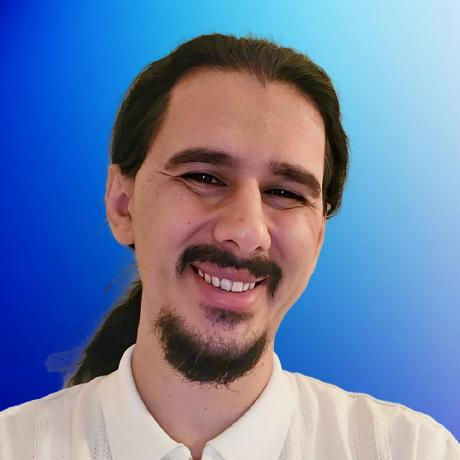
#> input picture assets/readme/portrait.jpg, 460 x 460 px
$ python generate.py out.png
#> lines starting #> are read from the running program, lines starting #| are printed output that depends on the picture
"""Generate animated README SVGs (light + dark) for the GitHub profile.

GitHub renders SVGs as <img>: CSS animations work, scripts and web fonts do not,
so everything uses system font stacks and pure CSS keyframes.
"""
import pathlib
import sys

OUT = pathlib.Path(sys.argv[1])
OUT.mkdir(parents=True, exist_ok=True)

SANS = "-apple-system, BlinkMacSystemFont, 'Segoe UI', 'Helvetica Neue', Helvetica, Arial, sans-serif"
MONO = "ui-monospace, SFMono-Regular, 'JetBrains Mono', 'Cascadia Code', Menlo, Consolas, monospace"

THEMES = {
    "dark": dict(bg="#0a0b0e", panel="#101217", line="#1d2028", line2="#2c313c", ink="#eef1f6", ink2="#a8afbd",
                 ink3="#6f7787", accent="#4d7cff", signal="#4d7cff", ok="#4d7cff", bar="#4d7cff", dot="#1d2028",
                 face="#dfe5f2", chipink="#ffffff", light=False),
    "light": dict(bg="#f7f8fa", panel="#ffffff", line="#e3e6eb", line2="#c9ced7", ink="#0d1017", ink2="#3a4150",
                  ink3="#6b7383", accent="#2753f5", signal="#2753f5", ok="#2753f5", bar="#2753f5", dot="#e3e6eb",
                  face="#1a1f2b", chipink="#ffffff", light=True),
}

REDUCED = """
@media (prefers-reduced-motion: reduce) {
  * { animation-duration: 0.001s !important; animation-iteration-count: 1 !important; animation-delay: 0s !important; }
}"""


def halftone(t, size=288, n=56):
    """Portrait as a dot matrix: radius from brightness, edge dots in the accent colour."""
    from PIL import Image

    img = Image.open(pathlib.Path(__file__).with_name("portrait.jpg")).convert("RGB").resize((n, n), Image.LANCZOS)
    px = img.load()
    lum = [[(0.299 * px[x, y][0] + 0.587 * px[x, y][1] + 0.114 * px[x, y][2]) / 255 for x in range(n)] for y in range(n)]
    bg = [[px[x, y][2] > px[x, y][0] * 1.25 and px[x, y][2] > 90 for x in range(n)] for y in range(n)]

    def L(x, y):
        return lum[min(n - 1, max(0, y))][min(n - 1, max(0, x))]

    step = size / n
    rows = []
    for y in range(n):
        dots = []
        for x in range(n):
            nb = sum(bg[min(n - 1, max(0, y + dy))][min(n - 1, max(0, x + dx))] for dy in (-1, 0, 1) for dx in (-1, 0, 1))
            if bg[y][x] or nb >= 6:  # backdrop, or an isolated speck next to it
                continue
            gx = L(x + 1, y) - L(x - 1, y)
            gy = L(x, y + 1) - L(x, y - 1)
            edge = (gx * gx + gy * gy) ** 0.5
            v = (1 - lum[y][x]) if t["light"] else lum[y][x]
            r = 0.3 + v * step * 0.48
            fill = t["accent"] if edge > 0.22 else t["face"]
            dots.append(f'<circle cx="{x * step + step / 2:.1f}" cy="{y * step + step / 2:.1f}" r="{r:.2f}" fill="{fill}"/>')
        rows.append(f'<g class="row" style="animation-delay:{y * 0.015:.3f}s">{"".join(dots)}</g>')
    return "".join(rows)


def header(t):
    W, H = 1200, 360
    S = 288
    ox, oy = 56, 36
    return f"""<svg xmlns="http://www.w3.org/2000/svg" width="{W}" height="{H}" viewBox="0 0 {W} {H}" role="img" aria-label="Onuralp Sezer, Senior Machine Learning Engineer at Ultralytics">
<style>
  .mono {{ font-family: {MONO}; }}
  .sans {{ font-family: {SANS}; }}
  .row {{ opacity: 0; animation: fade .5s ease-out forwards; }}
  .fade {{ opacity: 0; animation: fade .6s ease-out forwards; }}
  .d1 {{ animation-delay: .5s; }} .d2 {{ animation-delay: .7s; }} .d3 {{ animation-delay: .9s; }} .d4 {{ animation-delay: 1.1s; }}
  .box {{ stroke-dasharray: 1100; stroke-dashoffset: 1100; animation: draw 1s cubic-bezier(.2,.7,.2,1) 1.3s forwards; }}
  .tag {{ opacity: 0; animation: fade .3s ease-out 2.2s forwards; }}
  @keyframes fade {{ to {{ opacity: 1; }} }}
  @keyframes draw {{ to {{ stroke-dashoffset: 0; }} }}
  {REDUCED}
</style>
<rect width="{W}" height="{H}" rx="16" fill="{t['bg']}"/>
<rect x="0.5" y="0.5" width="{W - 1}" height="{H - 1}" rx="16" fill="none" stroke="{t['line']}"/>

<g transform="translate({ox} {oy})">{halftone(t, S)}</g>

<!-- detection box around the face -->
<rect class="box" x="{ox + 50}" y="{oy + 14}" width="{S - 92}" height="{S - 14}" fill="none" stroke="{t['accent']}" stroke-width="2.5"/>
<g class="tag">
  <rect x="{ox + 49}" y="{oy - 10}" width="112" height="24" fill="{t['accent']}"/>
  <text class="mono" x="{ox + 58}" y="{oy + 7}" font-size="13" font-weight="600" fill="{t['chipink']}">person 0.87</text>
</g>

<g transform="translate(420 0)">
  <text class="mono fade d1" x="0" y="104" font-size="14" fill="{t['accent']}">Senior ML Engineer · Ultralytics</text>
  <text class="sans fade d2" x="-3" y="166" font-size="58" font-weight="700" letter-spacing="-2" fill="{t['ink']}">Onuralp Sezer</text>
  <text class="sans fade d3" x="0" y="212" font-size="22" fill="{t['ink2']}">I work on YOLO and the software that runs it:</text>
  <text class="sans fade d3" x="0" y="242" font-size="22" fill="{t['ink2']}">research, training, and a Rust runtime for GPUs, phones and the web.</text>
  <g class="fade d4" font-size="13">
    <rect x="0" y="272" width="104" height="30" rx="15" fill="none" stroke="{t['line2']}"/>
    <text class="mono" x="52" y="292" text-anchor="middle" fill="{t['ink2']}">YOLO R&amp;D</text>
    <rect x="114" y="272" width="166" height="30" rx="15" fill="none" stroke="{t['line2']}"/>
    <text class="mono" x="197" y="292" text-anchor="middle" fill="{t['ink2']}">VLMs · embeddings</text>
    <rect x="290" y="272" width="166" height="30" rx="15" fill="none" stroke="{t['line2']}"/>
    <text class="mono" x="373" y="292" text-anchor="middle" fill="{t['ink2']}">PyTorch · ExecuTorch</text>
    <rect x="466" y="272" width="150" height="30" rx="15" fill="none" stroke="{t['line2']}"/>
    <text class="mono" x="541" y="292" text-anchor="middle" fill="{t['ink2']}">Fedora since 2011</text>
  </g>
</g>
</svg>
"""


def pipeline(t):
    W, H = 1200, 210
    stages = [
        ("data", "Datasets", "images · labels"),
        ("train", "PyTorch", "Ultralytics YOLO"),
        ("export", "ONNX", "ONNXSlim"),
        ("optimize", "TensorRT", "ExecuTorch · ncnn"),
        ("deploy", "Rust · Edge", "crates.io · npm"),
    ]
    n = len(stages)
    bw, bh, gap = 196, 104, 40
    x0 = (W - (n * bw + (n - 1) * gap)) / 2
    y0 = 70
    parts = []
    for i, (k, title, sub) in enumerate(stages):
        x = x0 + i * (bw + gap)
        last = i == n - 1
        stroke = t["signal"] if last else t["line2"]
        parts.append(f"""
  <g class="stage" style="animation-delay:{i * 0.9:.1f}s">
    <rect x="{x}" y="{y0}" width="{bw}" height="{bh}" rx="12" fill="{t['panel']}" stroke="{stroke}" stroke-width="{1.5 if last else 1}"/>
    <rect class="hl" x="{x}" y="{y0}" width="{bw}" height="{bh}" rx="12" fill="none" stroke="{t['signal']}" stroke-width="2" style="animation-delay:{i * 0.9:.1f}s"/>
    <text class="mono" x="{x + 18}" y="{y0 + 30}" font-size="12" fill="{t['signal'] if last else t['ink3']}">{i + 1:02d} {k}</text>
    <text class="sans" x="{x + 18}" y="{y0 + 62}" font-size="21" font-weight="650" fill="{t['ink']}">{title}</text>
    <text class="mono" x="{x + 18}" y="{y0 + 86}" font-size="12" fill="{t['ink3']}">{sub}</text>
  </g>""")
        if not last:
            lx1, lx2, ly = x + bw, x + bw + gap, y0 + bh / 2
            parts.append(f"""
  <line x1="{lx1}" y1="{ly}" x2="{lx2}" y2="{ly}" stroke="{t['line2']}" stroke-width="2"/>
  <line class="flow" x1="{lx1}" y1="{ly}" x2="{lx2}" y2="{ly}" stroke="{t['accent']}" stroke-width="2" style="animation-delay:{i * 0.9 + 0.45:.2f}s"/>
  <path d="M{lx2 - 7} {ly - 5} L{lx2} {ly} L{lx2 - 7} {ly + 5}" fill="none" stroke="{t['line2']}" stroke-width="2"/>""")
    return f"""<svg xmlns="http://www.w3.org/2000/svg" width="{W}" height="{H}" viewBox="0 0 {W} {H}" role="img" aria-label="Pipeline: datasets, PyTorch training, ONNX export, TensorRT and ExecuTorch optimization, Rust and edge deployment">
<style>
  .mono {{ font-family: {MONO}; }} .sans {{ font-family: {SANS}; }}
  .hl {{ opacity: 0; animation: hl 4.5s ease-in-out infinite; }}
  .flow {{ stroke-dasharray: 10 30; stroke-dashoffset: 40; opacity: 0; animation: flow 4.5s linear infinite; }}
  @keyframes hl {{ 0% {{ opacity: 0; }} 6% {{ opacity: 1; }} 20% {{ opacity: 0; }} 100% {{ opacity: 0; }} }}
  @keyframes flow {{ 0% {{ opacity: 1; stroke-dashoffset: 40; }} 12% {{ opacity: 1; stroke-dashoffset: 0; }} 13%, 100% {{ opacity: 0; }} }}
  {REDUCED}
</style>
<rect width="{W}" height="{H}" rx="18" fill="{t['bg']}"/>
<rect x="0.5" y="0.5" width="{W - 1}" height="{H - 1}" rx="18" fill="none" stroke="{t['line']}"/>
<text class="mono" x="{x0}" y="44" font-size="13" fill="{t['ink3']}">$ research ──▶ production</text>
{''.join(parts)}
</svg>
"""


def contributions(t):
    W, H = 1200, 330
    data = [("2021", 243), ("2022", 466), ("2023", 2044), ("2024", 2620), ("2025", 2320), ("2026", None)]
    left, right, top, bottom = 90, 60, 96, 270
    ph = bottom - top
    ceiling = 3000
    slot = (W - left - right) / len(data)
    bw = 56
    out = []
    for tick in (0, 1000, 2000, 3000):
        y = bottom - tick / ceiling * ph
        out.append(f'<line x1="{left}" y1="{y}" x2="{W - right}" y2="{y}" stroke="{t["line"] if tick else t["line2"]}"/>')
        out.append(f'<text class="mono" x="{left - 14}" y="{y + 4}" font-size="12" text-anchor="end" fill="{t["ink3"]}">{"0" if tick == 0 else f"{tick // 1000}k"}</text>')
    for i, (year, v) in enumerate(data):
        cx = left + slot * i + slot / 2
        out.append(f'<text class="mono" x="{cx}" y="{bottom + 26}" font-size="13" text-anchor="middle" fill="{t["ink3"]}">{year}</text>')
        if v is None:
            h = 0.4 * ph * 0.62
            out.append(f'<path class="pend" d="M{cx - bw / 2} {bottom} V{bottom - h + 4} Q{cx - bw / 2} {bottom - h} {cx - bw / 2 + 4} {bottom - h} H{cx + bw / 2 - 4} Q{cx + bw / 2} {bottom - h} {cx + bw / 2} {bottom - h + 4} V{bottom}" fill="none" stroke="{t["line2"]}" stroke-width="1.5" stroke-dasharray="5 5"/>')
            out.append(f'<text class="mono lbl" x="{cx}" y="{bottom - h - 12}" font-size="13" text-anchor="middle" fill="{t["ink2"]}" style="animation-delay:{0.3 + i * 0.15 + 0.8:.2f}s">growing…</text>')
            continue
        h = v / ceiling * ph
        d = 0.3 + i * 0.15
        x1, x2, yt = cx - bw / 2, cx + bw / 2, bottom - h
        out.append(f'<path class="bar" d="M{x1} {bottom} V{yt + 4} Q{x1} {yt} {x1 + 4} {yt} H{x2 - 4} Q{x2} {yt} {x2} {yt + 4} V{bottom} Z" fill="{t["bar"]}" style="animation-delay:{d:.2f}s"/>')
        out.append(f'<text class="mono lbl" x="{cx}" y="{bottom - h - 12}" font-size="13" text-anchor="middle" fill="{t["ink2"]}" style="animation-delay:{d + 0.8:.2f}s">{v:,}</text>')
    return f"""<svg xmlns="http://www.w3.org/2000/svg" width="{W}" height="{H}" viewBox="0 0 {W} {H}" role="img" aria-label="GitHub contributions per year: 2021 243, 2022 466, 2023 2,044, 2024 2,620, 2025 2,320, 2026 in progress">
<style>
  .mono {{ font-family: {MONO}; }} .sans {{ font-family: {SANS}; }}
  .bar {{ transform-box: fill-box; transform-origin: bottom; transform: scaleY(0); animation: grow 1s cubic-bezier(.2,.7,.2,1) forwards; }}
  .lbl {{ opacity: 0; animation: fade .4s ease-out forwards; }}
  .pend {{ animation: dash 1.2s linear infinite; }}
  @keyframes grow {{ to {{ transform: scaleY(1); }} }}
  @keyframes fade {{ to {{ opacity: 1; }} }}
  @keyframes dash {{ to {{ stroke-dashoffset: -10; }} }}
  {REDUCED}
</style>
<rect width="{W}" height="{H}" rx="18" fill="{t['bg']}"/>
<rect x="0.5" y="0.5" width="{W - 1}" height="{H - 1}" rx="18" fill="none" stroke="{t['line']}"/>
<text class="mono" x="40" y="42" font-size="13" fill="{t['ink3']}">contributions.plot()</text>
<text class="sans" x="40" y="72" font-size="22" font-weight="650" fill="{t['ink']}">7,693 contributions since 2021 <tspan class="mono" font-size="13" font-weight="400" fill="{t['ink3']}">  across 45+ repositories on GitHub, GitLab and Pagure</tspan></text>
{''.join(out)}
</svg>
"""


def footer(t):
    W, H = 1200, 96
    msg = "> Model 'Onuralp' successfully converged. Next objective: AGI & beyond..."
    chars = len(msg)
    cw = 9.0  # approx advance for 15px monospace
    tw = chars * cw
    return f"""<svg xmlns="http://www.w3.org/2000/svg" width="{W}" height="{H}" viewBox="0 0 {W} {H}" role="img" aria-label="{msg.replace("&", "&amp;")}">
<defs><clipPath id="type"><rect class="typer" x="0" y="0" width="0" height="{H}"/></clipPath></defs>
<style>
  .mono {{ font-family: {MONO}; }}
  .typer {{ animation: type 3.2s steps({chars}) .4s forwards; }}
  .cursor {{ animation: move 3.2s steps({chars}) .4s forwards, blink 1s steps(1) infinite; }}
  @keyframes type {{ to {{ width: {W}px; }} }}
  @keyframes move {{ from {{ transform: translateX(0); }} to {{ transform: translateX({tw:.0f}px); }} }}
  @keyframes blink {{ 50% {{ opacity: 0; }} }}
  {REDUCED}
</style>
<rect width="{W}" height="{H}" rx="18" fill="{t['bg']}"/>
<rect x="0.5" y="0.5" width="{W - 1}" height="{H - 1}" rx="18" fill="none" stroke="{t['line']}"/>
<circle cx="34" cy="48" r="5" fill="{t['line2']}"/><circle cx="52" cy="48" r="5" fill="{t['line2']}"/><circle cx="70" cy="48" r="5" fill="{t['accent']}"/>
<g transform="translate(100 0)">
  <text class="mono" x="0" y="53" font-size="15" fill="{t['ink2']}" textLength="{tw:.0f}" lengthAdjust="spacingAndGlyphs" clip-path="url(#type)">{msg.replace("&", "&amp;").replace("'", "&#39;")}</text>
  <rect class="cursor" x="2" y="38" width="9" height="19" fill="{t['signal']}"/>
</g>
</svg>
"""


for name, fn in [("header", header), ("pipeline", pipeline), ("contributions", contributions), ("footer", footer)]:
    for mode, t in THEMES.items():
        (OUT / f"{name}-{mode}.svg").write_text(fn(t))
#> this loop made 4 passes
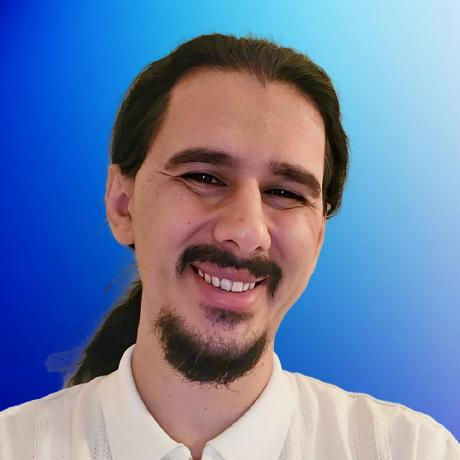
#> input picture assets/readme/portrait.jpg, 460 x 460 px
#> pass 1, in halftone, `img = Image.open(pathlib.Path(__file__).with_name("portrait.jpg")).con..`:
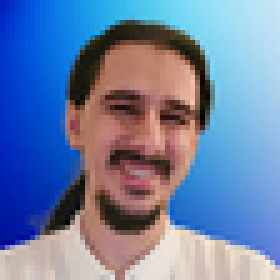
#> img: PIL image 56x56 RGB (shown 5 times larger); mean R, G, B 108.9, 128.2, 165.4
print("ok", sorted(p.name for p in OUT.iterdir()))
